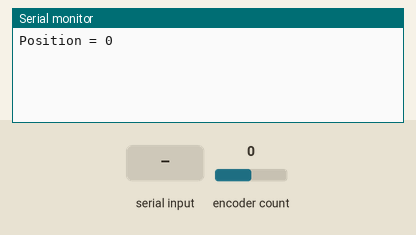
Bench run of a sketch on a simulated Arduino Uno, built with avr-gcc and run on an emulated ATmega328P. Parts: the last lines printed to the serial monitor. The inputs (shaded band) are chosen by the test bench; at power-on: encoder count 0.

Above: at 1.2 s.
1.3 s: "1" received over Serial
At 2.0 s:
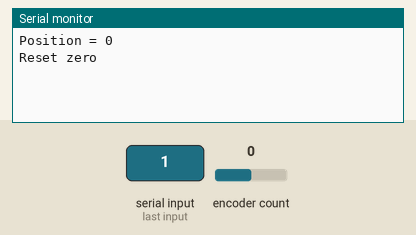
2.8 s: encoder count set to 1
At 4.0 s:
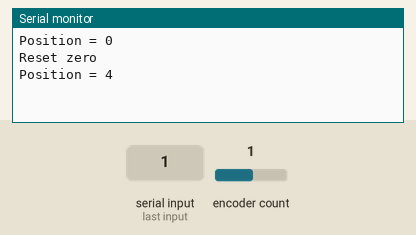
4.3 s: encoder count set to 2
At 5.4 s:
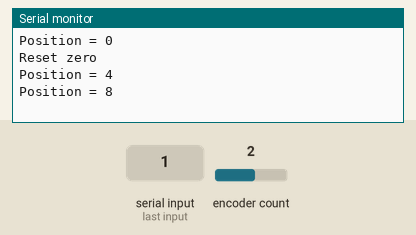

Measured:
- after the input at 1.3 s, the serial monitor: prints a new line at once (image 1)
- after the input at 2.8 s, the serial monitor: prints a new line at once (image 2)
- after the input at 4.3 s, the serial monitor: prints a new line at once (image 3)

The sketch:

Encoder.ino
```cpp
#include <Encoder.h>

Encoder encoder(2, 3);

void setup() {
  Serial.begin(9600);
}

long position  = -999;

void loop() {
  long newposition;
  newposition = encoder.read();
  if (newposition != position) {
    Serial.print("Position = ");
    Serial.print(newposition);
    Serial.println();
    position = newposition;
  }
  // if a character is sent from the serial monitor,
  // reset both back to zero.
  if (Serial.available()) {
    Serial.read();
    Serial.println("Reset zero");
    encoder.write(0);
  }
}
```
